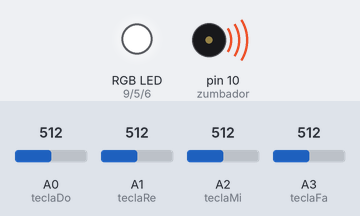
The sketch below on a simulated Arduino Uno, built with avr-gcc and run on an emulated ATmega328P. On the bench: an RGB LED mixed from three pins (HIGH = lit), buzzer (waves = sounding). Dashed ring = blinking. Inputs (shaded band) come from the test bench; at power-on: A0 (teclaDo) = 512, A1 (teclaRe) = 512, A2 (teclaMi) = 512, A3 (teclaFa) = 512.

Above: at 1.8 s.
1.9 s: A0 (teclaDo) set to 340
At 2.37 s:
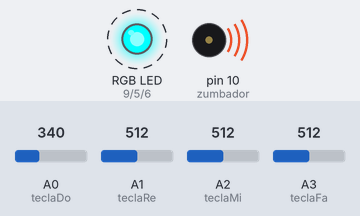
5.4 s: A1 (teclaRe) set to 340
At 5.87 s:
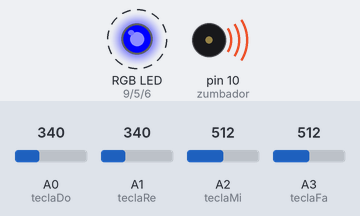
8.9 s: A0 (teclaDo) set to 360
At 9.63 s:
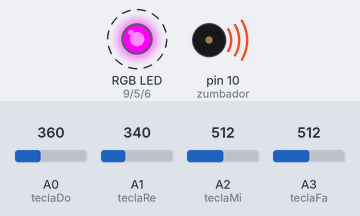
13.0 s: A0 (teclaDo) set to 306
At 13.38 s:
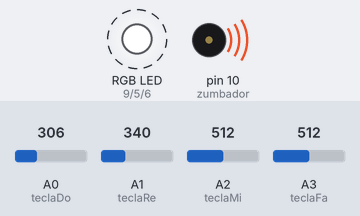
16.5 s: A0 (teclaDo) set to 716
At 16.63 s:
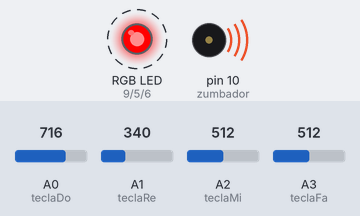
Timing chart, 0 to 21.0 s (numbered marks = the images above; inputs shaded):
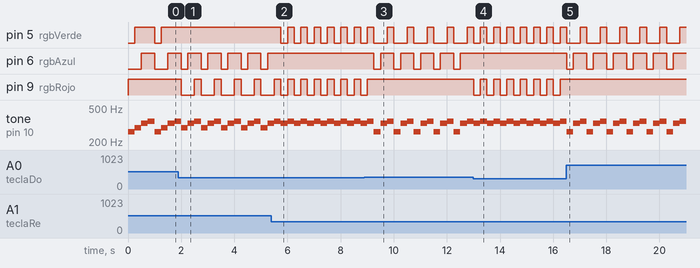

The sketch:

07-piano-de-frutas-mejora3.ino
```cpp
// Teclado de colores: cada tecla MkMk toca una nota y enciende un color

const int teclaDo = A0;   // tecla Do en la entrada MkMk A0
const int teclaRe = A1;   // tecla Re en la entrada MkMk A1
const int teclaMi = A2;   // tecla Mi en la entrada MkMk A2
const int teclaFa = A3;   // tecla Fa en la entrada MkMk A3
const int zumbador = 10;  // zumbador conectado al pin 10
const int rgbRojo = 9;    // LED RGB: color rojo en el pin 9
const int rgbVerde = 5;   // LED RGB: color verde en el pin 5
const int rgbAzul = 6;    // LED RGB: color azul en el pin 6

const int umbral = 350;    // por encima de este valor hay contacto
const int notaDo = 262;    // frecuencias de las notas, en Hz
const int notaRe = 294;
const int notaMi = 330;
const int notaFa = 349;
const int duracion = 250;  // duración de cada nota, en milisegundos

void setup() {
  pinMode(zumbador, OUTPUT);
  pinMode(rgbRojo, OUTPUT);
  pinMode(rgbVerde, OUTPUT);
  pinMode(rgbAzul, OUTPUT);
}

void loop() {
  if (analogRead(teclaDo) > umbral) {
    digitalWrite(rgbRojo, HIGH);  // Do: rojo
    tone(zumbador, notaDo, duracion);
    delay(duracion);
  }
  if (analogRead(teclaRe) > umbral) {
    digitalWrite(rgbVerde, HIGH);  // Re: verde
    tone(zumbador, notaRe, duracion);
    delay(duracion);
  }
  if (analogRead(teclaMi) > umbral) {
    digitalWrite(rgbAzul, HIGH);  // Mi: azul
    tone(zumbador, notaMi, duracion);
    delay(duracion);
  }
  if (analogRead(teclaFa) > umbral) {
    digitalWrite(rgbRojo, HIGH);  // Fa: blanco (los tres colores)
    digitalWrite(rgbVerde, HIGH);
    digitalWrite(rgbAzul, HIGH);
    tone(zumbador, notaFa, duracion);
    delay(duracion);
  }

  // apaga el LED RGB hasta la siguiente nota
  digitalWrite(rgbRojo, LOW);
  digitalWrite(rgbVerde, LOW);
  digitalWrite(rgbAzul, LOW);
}
```

Measured:
- after the input at 1.9 s, pin 5 (rgbVerde): stops changing and stays HIGH; pin 9 (rgbRojo): alternates HIGH for 0.25 s and LOW for 0.50 s, starting after 0.10 s
- after the input at 5.4 s, pin 5 (rgbVerde): alternates HIGH for 0.25 s and LOW for 0.25 s, starting after 0.35 s; pin 6 (rgbAzul): stops changing and stays HIGH; pin 9 (rgbRojo): alternates HIGH for 0.25 s and LOW for 0.25 s, starting after 0.60 s
- after the input at 8.9 s, pin 5 (rgbVerde): alternates HIGH for 0.25 s and LOW for 0.50 s, starting after 0.86 s; pin 6 (rgbAzul): alternates HIGH for 0.50 s and LOW for 0.25 s, starting after 0.36 s; pin 9 (rgbRojo): goes on until 9.0 s, then stays HIGH
- after the input at 13.0 s, pin 5 (rgbVerde): alternates HIGH for 0.25 s and LOW for 0.25 s, starting after 0.26 s; pin 6 (rgbAzul): stops changing and stays HIGH; pin 9 (rgbRojo): alternates HIGH for 0.25 s and LOW for 0.25 s, starting at once
- after the input at 16.5 s, pin 5 (rgbVerde): alternates HIGH for 0.25 s and LOW for 0.50 s, starting after 0.51 s; pin 6 (rgbAzul): alternates HIGH for 0.50 s and LOW for 0.25 s, starting at once; pin 9 (rgbRojo): stops changing and stays HIGH
- by itself, pin 6 (rgbAzul): alternates HIGH for 0.50 s and LOW for 0.25 s
- by itself, tone on pin 10 (zumbador): repeats every 0.75 s: 330 Hz 0.25 s, 349 Hz 0.25 s, 262 Hz 0.25 s
